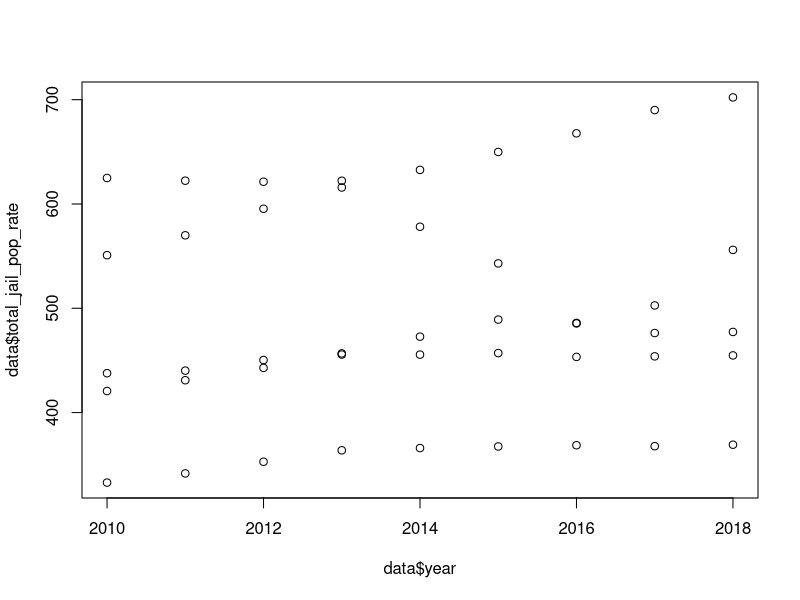
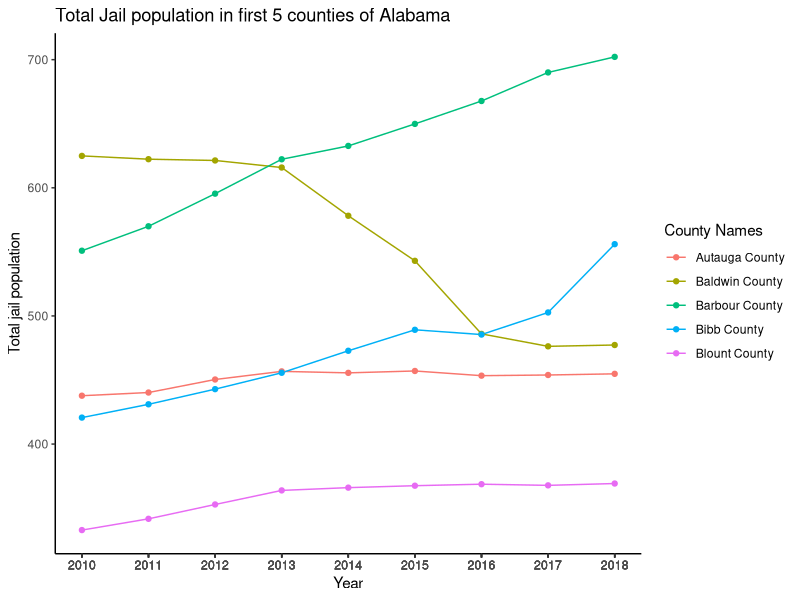

Source code (R) for these figures, in order:
library(readxl)
library(ggplot2)
data <- read_excel("data.xlsx")

trends_plot <- ggplot(data, aes(x = year, y = total_jail_pop_rate, color = county_name)) +
  geom_line() + geom_point() +
  scale_x_continuous(breaks = data$year, labels = data$year) +
  labs(title = "Total Jail population in first 5 counties of Alabama",
       x = "Year",
       y = "Total jail population",
       color = "County Names") + plot(x = data$year, y=data$total_jail_pop_rate) +
  theme_classic()

print(trends_plot)
